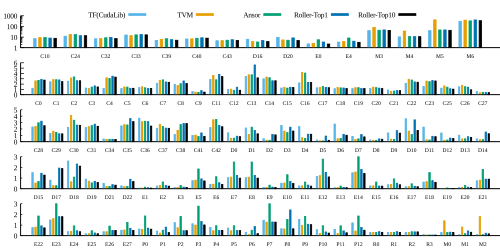

Write gnuplot code to recreate this figure.

clear
reset

######### n,m: change this parameter to equal the number of data sets to be plotted
######### n: num of rows
######### m: num of columns
n = 5
m = 1
# t: top margin in pixels
t = 0.06
# b: key height in pixels (bottom margin)
b = 0.06
# h: height of output in pixels
h = 150.0*n + t + b

# l: left margin
l = 0.04
# g: gap margin
g = 0.08
# w: width
w = 10 * m


######### define functions to help set top/bottom margins
#top(i,n,h,t,b) = 1.0 - (t+(h-t-b)*(i-1)/n)/h - 0.05
#bot(i,n,h,t,b) = 1.0 - (t+(h-t-b)*i/n)/h + 0.05
top(i,n,h,t,b) = 1.0 - t - (1.0 - t) / n * i
bot(i,n,h,t,b) = 1.0 - t - (1.0 - t) / n * (i + 1) + b
lft(j,m,l,g) = l + (1.0-l+g) * j / m
rgt(j,m,l,g) = l + (1.0-l+g) * (j+1) / m - g


set style data histograms
set style histogram cluster gap 1
set boxwidth 0.5

######### set up some basic plot parameters
#set term pngcairo enhanced size 800,h font 'FreeMono-Bold,14'
#set output 'bigkey.png'
#set term pdfcairo enhanced font "Times-New-Roman, 9.5" size 4.8,2
set term pdfcairo enhanced font "Times-New-Roman, 8" size 5, 2.5
set output 'op_perf_multi_v100.pdf'

#set title 'Big Key Plot'
#NOYTICS = "set format y ''; unset ylabel"
NOYTICS = "unset ylabel"
YTICS = "set ylabel 'Time (ms)'"
#set logscale y
set xtics nomirror
set ytics nomirror
set xtics scale 0.0


set multiplot layout (n+1),m

set xtics font "Times-New-Roman, 7"
#set xrange [0.2:34.8]
set border 3

######### 0,0 plot
# change only plot command here
currentplot = 0
currentcolumn = 0
set tmargin at screen top(currentplot,n,h,t,b)
set bmargin at screen bot(currentplot,n,h,t,b)
set lmargin at screen lft(currentcolumn,m,l,g)
set rmargin at screen rgt(currentcolumn,m,l,g)
unset key
# set xtics scale 0.0
# set ytics scale 0.5

#set title "MatMul" font "Times-New-Roman, 8" offset 0,-12
@NOYTICS
set xrange [0.2:16]
set ytics auto
set logscale y
set xlabel offset 0,1
plot newhistogram lt 1, \
     'op_perf_multi_v100.dat' 	u 26:xtic(25) title "TF" fs solid 1 lt 1 lc 3, \
						''	u 27 title "TVM" fs solid 1 ls -1 lc 4, \
						''	u 28 title "Ansor" fs solid 1 ls -1 lc 2, \
						''	u 29 title "Roller(top1)" fs solid 1 ls -1 lc 6,\
						''	u 30 title "Roller(top10)" fs solid 1 ls -1 lc -1
######### 0,1 plot
currentplot = currentplot + 1
currentcolumn = 0
set tmargin at screen top(currentplot,n,h,t,b)
set bmargin at screen bot(currentplot,n,h,t,b)
set lmargin at screen lft(currentcolumn,m,l,g)
set rmargin at screen rgt(currentcolumn,m,l,g)
#set title "Conv2D" font "Times-New-Roman, 9.5" offset 0,-12
@NOYTICS
set xrange [0:27]
unset logscale y

#set yrange [0:4]
#set ytics 1
#set xlabel offset 0,1
plot newhistogram lt 1, \
     'op_perf_multi_v100.dat' 	u 2:xtic(1) title "TF" fs solid 1 lt 1 lc 3, \
						''	u 3 title "TVM" fs solid 1 ls -1 lc 4, \
						''	u 4 title "Ansor" fs solid 1 ls -1 lc 2, \
						''	u 5 title "Roller(top1)" fs solid 1 ls -1 lc 6,\
						''	u 6 title "Roller(top10)" fs solid 1 ls -1 lc -1

######### 1,0 plot
# change only plot command here
currentplot = currentplot + 1
currentcolumn = 0
set tmargin at screen top(currentplot,n,h,t,b)
set bmargin at screen bot(currentplot,n,h,t,b)
set lmargin at screen lft(currentcolumn,m,l,g)
set rmargin at screen rgt(currentcolumn,m,l,g)
unset key
set xtics scale 0.0
set ytics scale 0.5

#set title "DepthwiseConv2D" font "Times-New-Roman, 9.5" offset 0,-12
@NOYTICS
unset yrange
set ytics 1
#set ylabel offset 1.5
set xlabel offset 0,2
plot newhistogram lt 1, \
     'op_perf_multi_v100.dat' 	u 8:xtic(7) title "TF" fs solid 1 lt 1 lc 3, \
						''	u 9 title "TVM" fs solid 1 ls -1 lc 4, \
						''	u 10 title "Ansor" fs solid 1 ls -1 lc 2, \
						''	u 11 title "Roller(top1)" fs solid 1 ls -1 lc 6,\
						''	u 12 title "Roller(top10)" fs solid 1 ls -1 lc -1

######### 1,1 plot
currentplot = currentplot + 1
currentcolumn = 0
set tmargin at screen top(currentplot,n,h,t,b)
set bmargin at screen bot(currentplot,n,h,t,b)
set lmargin at screen lft(currentcolumn,m,l,g)
set rmargin at screen rgt(currentcolumn,m,l,g)

@NOYTICS
set yrange [0:3]
#set xrange [0.2:17.8]
set ytics 1
#set logscale y
set xlabel offset 0,1
plot newhistogram lt 1, \
     'op_perf_multi_v100.dat' 	u 14:xtic(13) title "TF" fs solid 1 lt 1 lc 3, \
						''	u 15 title "TVM" fs solid 1 ls -1 lc 4, \
						''	u 16 title "Ansor" fs solid 1 ls -1 lc 2, \
						''	u 17 title "Roller(top1)" fs solid 1 ls -1 lc 6,\
						''	u 18 title "Roller(top10)" fs solid 1 ls -1 lc -1

######### 1,1 plot
currentplot = currentplot + 1
currentcolumn = 0
set tmargin at screen top(currentplot,n,h,t,b)
set bmargin at screen bot(currentplot,n,h,t,b)
set lmargin at screen lft(currentcolumn,m,l,g)
set rmargin at screen rgt(currentcolumn,m,l,g)

@NOYTICS
#unset yrange 
#set xrange [0.2:17.8]
set ytics 1
#set logscale y
set xlabel offset 0,1
plot newhistogram lt 1, \
     'op_perf_multi_v100.dat' 	u 20:xtic(19) title "TF" fs solid 1 lt 1 lc 3, \
						''	u 21 title "TVM" fs solid 1 ls -1 lc 4, \
						''	u 22 title "Ansor" fs solid 1 ls -1 lc 2, \
						''	u 23 title "Roller(top1)" fs solid 1 ls -1 lc 6,\
						''	u 24 title "Roller(top10)" fs solid 1 ls -1 lc -1

unset logscale y
######### key plot
unset title
#set font "Times-New-Roman, 8"
set key maxrows 1
set tmargin at screen 1.0
set bmargin at screen top(0,n,h,t,b) - 0.05
set lmargin at screen 0
set rmargin at screen 1.0
set key center center
set border 0
unset tics
unset xlabel
unset ylabel
set yrange [0:1]

set key spacing 0.5
set key width 0.5
#set key above vertical maxrows 2

plot	0 with boxes title "TF(CudaLib)" fs solid 1 lt 1 lc 3, \
		0 with boxes title "TVM" fs solid 1 ls -1 lc 4, \
		0 with boxes title "Ansor" fs solid 1 ls -1 lc 2, \
		0 with boxes title "Roller-Top1" fs solid 1 ls -1 lc 6,\
		0 with boxes title "Roller-Top10" fs solid 1 ls -1 lc -1
######### key plot

unset multiplot
